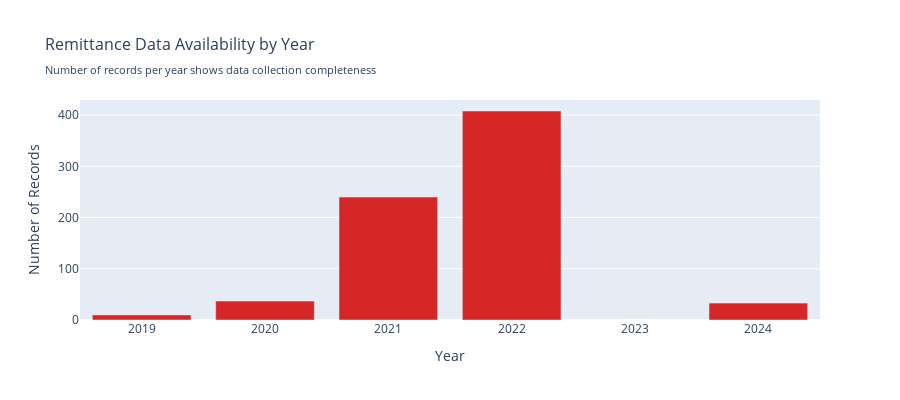

The cell this chart's notebook holds for it:
### Code cell
# Create temporal analysis
fig_temporal = px.bar(
    x=year_dist.index, 
    y=year_dist.values,
    title="Remittance Data Availability by Year<br><sub>Number of records per year shows data collection completeness</sub>",
    labels={"x": "Year", "y": "Number of Records"},
    color_discrete_sequence=["#d62728"]  # Simple red color for all bars
)

fig_temporal.update_layout(
    title_font_size=16,
    height=400,
    showlegend=False
)

fig_temporal.show()

# Create country-year heatmap for receiving countries
country_year_matrix = df.groupby(['Receiving Country', 'Year']).size().unstack(fill_value=0)

plt.figure(figsize=(12, 8))
sns.heatmap(country_year_matrix, 
            annot=True, 
            cmap='YlOrRd', 
            fmt='d',
            cbar_kws={'label': 'Number of Records'})
plt.title('Remittance Data Completeness: Receiving Countries by Year', fontsize=14, pad=20)
plt.xlabel('Year', fontsize=12)
plt.ylabel('Receiving Country', fontsize=12)
plt.xticks(rotation=0)
plt.yticks(rotation=0)
plt.tight_layout()
plt.show()

print("\\n=== DATA COMPLETENESS SUMMARY ===")
print(f"• Total remittance records: {len(df)}")
print(f"• Time period: {df['Year'].min()}-{df['Year'].max()}")
print(f"• Sending countries: {df['Sending Country'].nunique()} (good global coverage)")
print(f"• Receiving countries: {df['Receiving Country'].nunique()} (limited coverage - only 10.3% of world)")
print(f"• Missing 2023 data completely")
print(f"• Peak data collection in 2022 ({year_dist[2022]} records)")
print(f"• Most data focused on Latin American countries (Ecuador, Mexico, Panama)")

### Figure 1 — Plotly figure (JSON) as saved in the notebook; plotly's stock layout.template omitted (floating-point values rounded to 4 significant figures)
{"data": [{"hovertemplate": "Year=%{x}<br>Number of Records=%{y}<extra></extra>", "legendgroup": "", "marker": {"color": "#d62728", "pattern": {"shape": ""}}, "name": "", "orientation": "v", "showlegend": false, "textposition": "auto", "type": "bar", "x": [2019, 2020, 2021, 2022, 2024], "xaxis": "x", "y": [10, 37, 240, 408, 33], "yaxis": "y"}], "layout": {"barmode": "relative", "height": 400, "legend": {"tracegroupgap": 0}, "showlegend": false, "title": {"font": {"size": 16}, "text": "Remittance Data Availability by Year<br><sub>Number of records per year shows data collection completeness</sub>"}, "xaxis": {"anchor": "y", "domain": [0, 1], "title": {"text": "Year"}}, "yaxis": {"anchor": "x", "domain": [0, 1], "title": {"text": "Number of Records"}}}}
